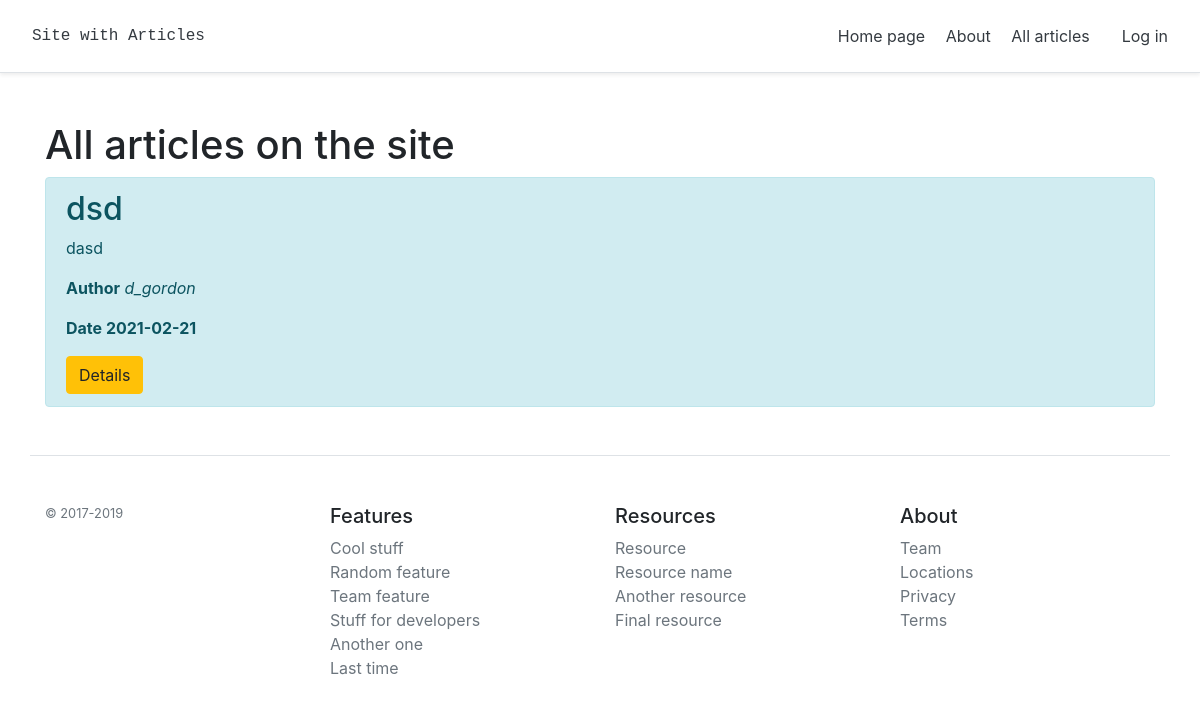
Page /posts on the earlier database version.
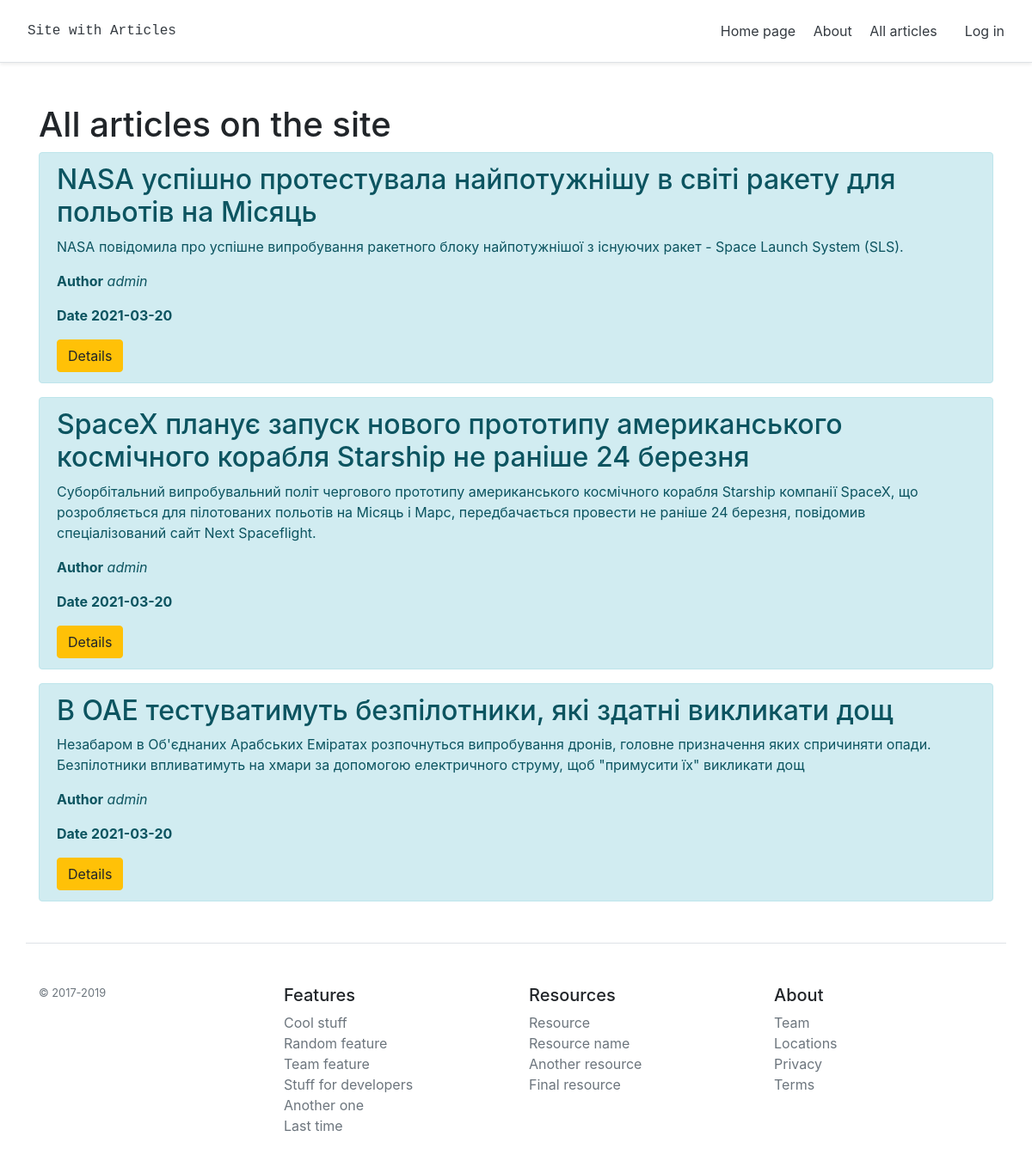
Same page on the later database version.
### app/models.py (models this page shows, shortened)
class Article(db.Model):
    __table_args__ = {'extend_existing': True}
    id = db.Column(db.Integer, primary_key=True)
    title = db.Column(db.String(100), nullable=False)
    intro = db.Column(db.String(300), nullable=False)
    text = db.Column(db.Text, nullable=False)
    date = db.Column(db.DateTime, default=datetime.utcnow)
    author = db.Column(db.String(100))

### app/routes/posts.py (the view)
@posts_bp.route("")
def posts():
    articles = Article.query.order_by(Article.date.desc()).all()
    if current_user.is_authenticated:
        return render_template('posts.html', articles=articles, user_is_authenticated=True,
                               username=current_user.username)
    return render_template('posts.html', articles=articles)

### app/templates/posts.html (shortened to what this page needs)
{% extends "layout.html" %}
{% block nav_bar %}
{% if user_is_authenticated %}
<a class="btn btn-warning" href="{{ url_for('create_article.create_article') }}">Create article</a>
<a class="p-2 text-dark" href="{{ url_for('profile.profile', username=username)}}">Profile</a>
{% else %}
{{ super() }}
{% endif %}
{% endblock nav_bar %}
{% block content %}
<div class="container mt-5">
    <h1>All articles on the site</h1>
    {% if articles|length > 0 %}
    {% for article in articles %}
    <div class="alert alert-info">
        <h2>{{ article.title }}</h2>
        <p>{{ article.intro }}</p>
        <p><b>Author</b> <i>{{ article.author }}</i></p>
        <p><b>Date {{ article.date.date() }}</b></p>
        <a href="{{ url_for('posts.posts')}}/{{ article.id }}" class="btn btn-warning" role="button">Details</a>
    </div>
    {% endfor %}
    {% else %}
    <p>We don`t have any articles yet</p>
    <a class="btn btn-warning" href="{{ url_for('create_article.create_article') }}">Create article</a>
    {% endif %}
</div>
{% endblock content %}

### app/templates/layout.html (shortened to what this page needs)
<!DOCTYPE html>
<html lang="en">
<head>
    <link rel="stylesheet" href="https://stackpath.bootstrapcdn.com/bootstrap/4.3.1/css/bootstrap.min.css"
>
</head>
<body>
<div class="d-flex flex-column flex-md-row align-items-center p-3 px-md-4 mb-3 bg-white border-bottom shadow-sm">
    <a class="mr-md-auto p-2 text-dark text-monospace" href="{{ url_for('home.home')}}">Site with Articles</a>
    <nav class="my-2 my-md-0 mr-md-3">
        <a class="p-2 text-dark" href="{{ url_for('home.home')}}">Home page</a>
        <a class="p-2 text-dark" href="{{ url_for('about.about')}}">About</a>
        <a class="p-2 text-dark" href="{{ url_for('posts.posts')}}">All articles</a>
    </nav>
    {% block nav_bar %}
    <a class="p-2 text-dark" href="{{ url_for('login.login_passwordless_page')}}">Log in</a>
    {% endblock nav_bar %}
</div>
{% block content %}
{% endblock %}
<footer class="container pt-4 my-md-5 pt-md-5 border-top">
    <div class="row">
        <div class="col-12 col-md">
            <small class="d-block mb-3 text-muted">© 2017-2019</small>
        </div>
        <div class="col-6 col-md">
            <h5>Features</h5>
            <ul class="list-unstyled text-small">
                <li><a class="text-muted" href="#">Cool stuff</a></li>
                <li><a class="text-muted" href="#">Random feature</a></li>
                <li><a class="text-muted" href="#">Team feature</a></li>
                <li><a class="text-muted" href="#">Stuff for developers</a></li>
                <li><a class="text-muted" href="#">Another one</a></li>
                <li><a class="text-muted" href="#">Last time</a></li>
            </ul>
        </div>
        <div class="col-6 col-md">
            <h5>Resources</h5>
            <ul class="list-unstyled text-small">
                <li><a class="text-muted" href="#">Resource</a></li>
                <li><a class="text-muted" href="#">Resource name</a></li>
                <li><a class="text-muted" href="#">Another resource</a></li>
                <li><a class="text-muted" href="#">Final resource</a></li>
            </ul>
        </div>
        <div class="col-6 col-md">
            <h5>About</h5>
            <ul class="list-unstyled text-small">
                <li><a class="text-muted" href="#">Team</a></li>
                <li><a class="text-muted" href="#">Locations</a></li>
                <li><a class="text-muted" href="#">Privacy</a></li>
                <li><a class="text-muted" href="#">Terms</a></li>
            </ul>
        </div>
    </div>
</footer>
</body>
</html>

Differences in the rows shown:
removed Article: title "dsd", intro "dasd", author "d_gordon", date "2021-02-21"
added Article: title "NASA успішно протестувала найпотужнішу в світі ракету для польотів на Місяць", intro "NASA повідомила про успішне випробування ракетного блоку найпотужнішої з існуючих ракет - Space Launch System (SLS).", author "admin", date "2021-03-20"
added Article: title "SpaceX планує запуск нового прототипу американського космічного корабля Starship не раніше 24 березня", intro "Суборбітальний випробувальний політ чергового прототипу американського космічного корабля Starship компанії SpaceX, що розробляється для пілотованих польотів на Місяць і Марс, передбачається провести не раніше 24 березня, повідомив спеціалізований сайт Next Spaceflight.", author "admin", date "2021-03-20"
added Article: title "В ОАЕ тестуватимуть безпілотники, які здатні викликати дощ", intro "Незабаром в Об'єднаних Арабських Еміратах розпочнуться випробування дронів, головне призначення яких спричиняти опади. Безпілотники впливатимуть на хмари за допомогою електричного струму, щоб \"примусити їх\" викликати дощ", author "admin", date "2021-03-20"
